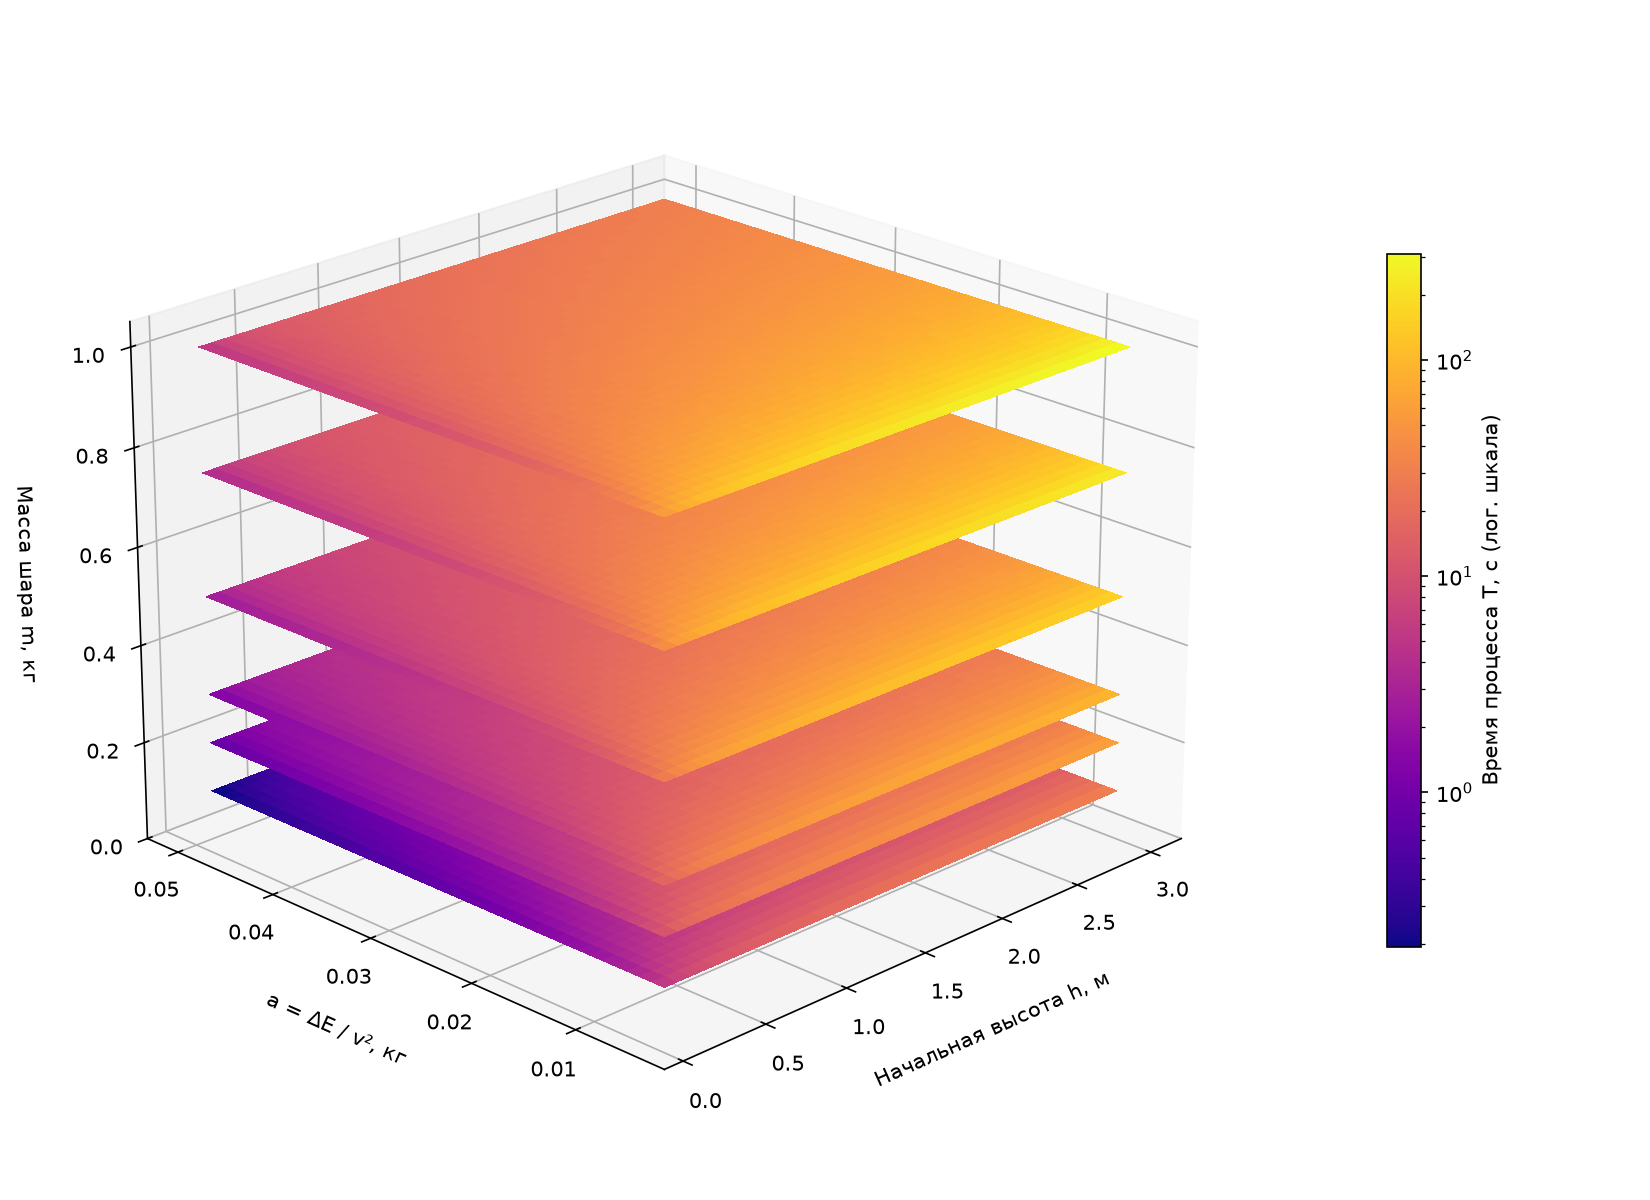

Write the Python code that produced this figure.
import numpy as np
import matplotlib.pyplot as plt
from matplotlib import cm
from matplotlib.colors import LogNorm

g = 9.81


def total_time(h, a, m):
    q = np.sqrt(1 - 2 * a / m)
    return np.sqrt(2 * h / g) * (1 + q) / (1 - q)


masses = [0.1, 0.2, 0.3, 0.5, 0.75, 1.0]
h = np.linspace(0.1, 3.0, 40)
a = np.linspace(0.005, 0.05, 40)
H, A = np.meshgrid(h, a)

all_T = [total_time(H, A, m)[A < m / 2] for m in masses]
norm = LogNorm(vmin=min(t.min() for t in all_T), vmax=max(t.max() for t in all_T))
cmap = cm.plasma

fig = plt.figure(figsize=(11, 8))
ax = fig.add_subplot(111, projection="3d")

for m in masses:
    valid = A < m / 2
    T = np.where(valid, total_time(H, np.where(valid, A, a.min()), m), norm.vmin)
    colors = cmap(norm(T))
    colors[~valid, 3] = 0
    ax.plot_surface(H, A, np.full_like(H, m), facecolors=colors,
                    rstride=1, cstride=1, linewidth=0, shade=False, antialiased=False)

ax.set_xlabel("Начальная высота h, м", labelpad=10)
ax.set_ylabel("a = ΔE / v², кг", labelpad=10)
ax.set_zlabel("Масса шара m, кг", labelpad=10)
ax.set_zlim(0, 1.05)
# ax.set_title("T(h, a, m) = √(2h/g)·(1+q)/(1−q),   q = √(1 − 2a/m)")
ax.view_init(elev=22, azim=-135)

sm = cm.ScalarMappable(norm=norm, cmap=cmap)
cbar = fig.colorbar(sm, ax=ax, shrink=0.6, pad=0.1)
cbar.set_label("Время процесса T, с (лог. шкала)")

fig.tight_layout()
fig.savefig("1.png", dpi=150)
plt.show()
